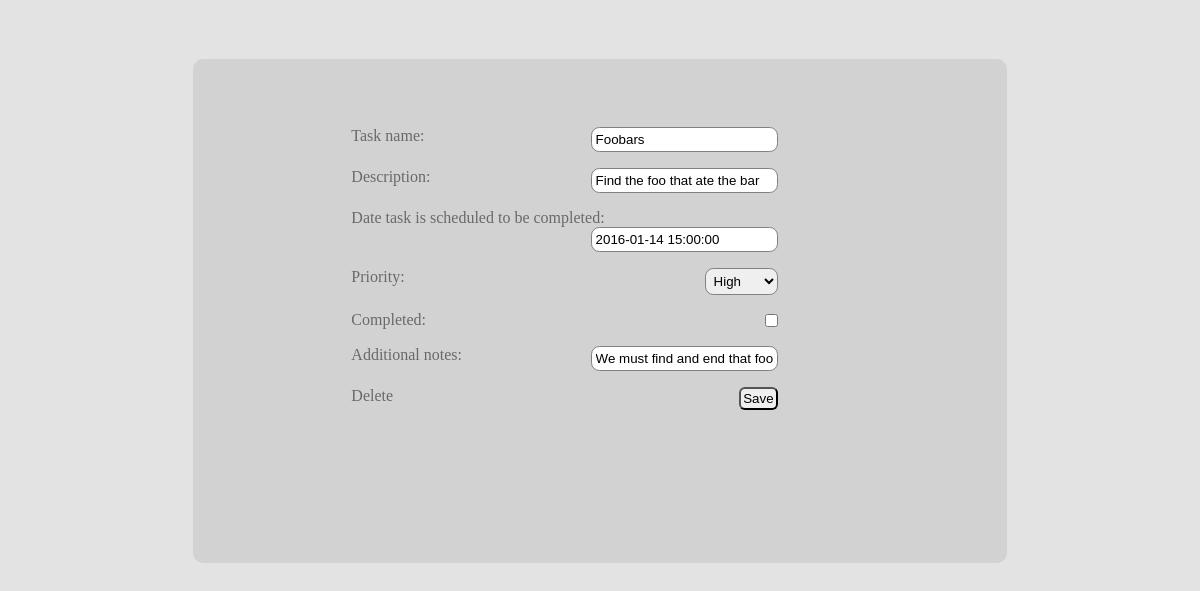
/todo/1/edit/, run on the app's committed database.
### todo/models.py (models this page shows, shortened)
class Task(models.Model):
    task_name = models.CharField(max_length=140)
    description = models.CharField(max_length=10000)
    creation_date = models.DateTimeField('date task was created')
    deadline = models.DateTimeField("date task is scheduled to be completed")
    additional_notes = models.CharField(max_length=20000,blank=True,null=True)
    PRIORITIES=(("h","High"),('n',"Normal"),('l',"Low"))
    priority = models.CharField(max_length=6,choices=PRIORITIES,default='n')
    completed = models.BooleanField(default=False)

### todo/views.py (the view)
# urls.py: url(r"^(?P<pk>[0-9]+)/edit/$", views.edit_task,name="edit"),
def edit_task(request,pk):
    task=get_object_or_404(Task,pk=pk)
    form = TaskForm(instance=task)
    context= {
        'form':form,
        'Task':task
        }
    if request.method == "POST":
        task_form=TaskForm(request.POST)
        if task_form.is_valid():
            task_form=TaskForm(request.POST, instance=task)
            task_form.save()
            return HttpResponseRedirect(reverse('todo_home'))
    return render(request,"todo/edit.html",context)

### todo/forms.py
class TaskForm(forms.ModelForm):
    class Meta:
        model = Task
        fields = ("task_name","description","deadline",
                  "priority","completed","additional_notes")

### todo/templates/todo/edit.html (shortened to what this page needs)
<!DOCTYPE html>
<html>
    <head>
        {%load staticfiles%}
        <link rel="stylesheet" type="text/css" href="{%static 'todo/edit.css'%}"/>
        <link rel="stylesheet" type="text/css" href="{% static 'todo/jquery.datetimepicker.css'%}"/>
    </head>
    <body>
        <form method="post">
            {{form.as_p}}
        {% if Task%}
            <a id="delete" href="{% url 'delete' Task.id %}">Delete</a>
        {% endif %}
            <button type="submit">Save</button>
        </form>
    </body>
</html>

### todo/static/todo/edit.css (style rules this page uses)
body { background:rgba(200,200,200,0.5); }
form { background: rgba(200,200,200,0.6); padding: 3.25em; border-radius:0.625em; width:60%; height:25em; position: relative; margin:auto; margin-top:5%; }
p,#delete { color:dimgray; overflow: hidden; }
input,select,button { float:right; margin-right:25%; }
label { margin-left: 15%; font-family: Garamond; }
input,select { border:1px solid grey; border-radius:0.625em; padding: 0.3em; }
button { background-color: #EFEFEF; border-radius:0.45em; padding: 0.15em; }
#delete { text-decoration: none; margin-left:15%; }

### data on the page
Task: task_name "Foobars", description "Find the foo that ate the bar", deadline "2016-01-14 15:00:00", priority "High", additional_notes "We must find and end that foo!"
